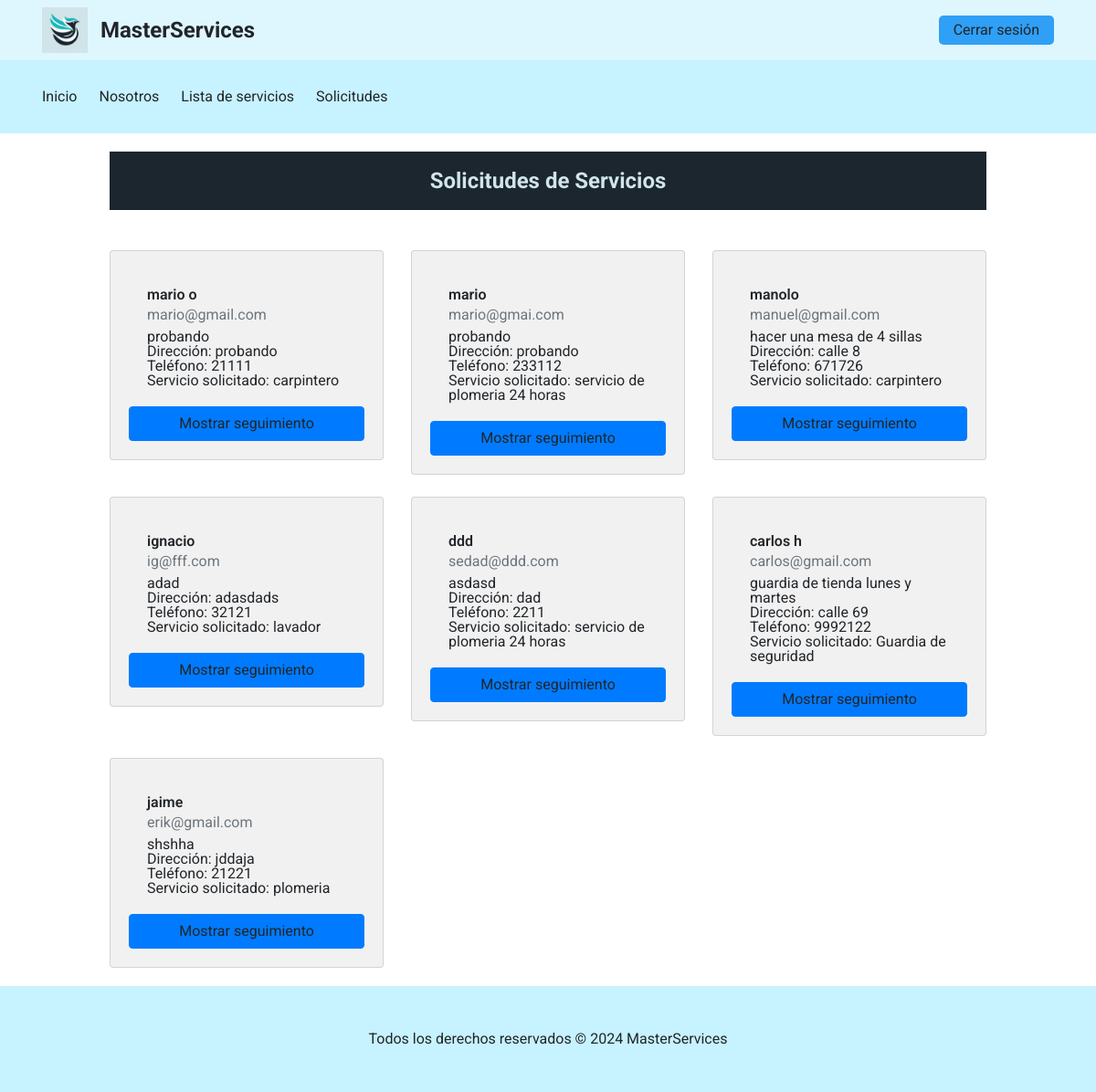
Screenshot of /php/solicitudes.php (signed in) with the database file from the repository.
### tables this page shows
CREATE TABLE `solicitudes` (
  `Id` int(11) NOT NULL,
  `Id_publicaciones` int(11) NOT NULL,
  `id_cliente` int(11) NOT NULL,
  `nombre_cliente` text NOT NULL,
  `correo_cliente` varchar(50) NOT NULL,
  `descripcion_cliente` varchar(100) NOT NULL,
  `direccion_cliente` varchar(100) NOT NULL,
  `telefono_cliente` int(10) NOT NULL,
  `progreso` int(11) DEFAULT NULL,
  `mensaje` text DEFAULT NULL
);

CREATE TABLE `publicaciones` (
  `Id` int(11) NOT NULL,
  `Id_nombre_completo` int(11) NOT NULL,
  `titulo` text NOT NULL,
  `descripcion` varchar(100) NOT NULL,
  `telefono` int(7) NOT NULL,
  `servicio_id` int(11) NOT NULL
);

### php/solicitudes.php (the view, shortened to what this page needs)
<?php
include 'conexion_be.php';
$solicitudes = [];
$tieneSolicitudes = false;
if (isset($_SESSION['usuario_id'])) {
    $id_usuario = $_SESSION['usuario_id'];
    $query = "
        SELECT s.*, p.titulo
        FROM solicitudes s
        INNER JOIN publicaciones p ON s.Id_publicaciones = p.Id
        WHERE p.id_nombre_completo = $id_usuario
    ";
    $resultado = mysqli_query($conexion, $query);
    $tieneSolicitudes = mysqli_num_rows($resultado) > 0;
    if ($tieneSolicitudes) {
        while ($solicitud = mysqli_fetch_assoc($resultado)) {
            $solicitudes[] = $solicitud;
        }
    }
}
?>
<!DOCTYPE html>
<html lang="en">
<head>
    <link href="https://cdn.jsdelivr.net/npm/bootstrap@5.3.3/dist/css/bootstrap.min.css" rel="stylesheet">
    <link rel="stylesheet" href="https://cdnjs.cloudflare.com/ajax/libs/font-awesome/4.7.0/css/font-awesome.min.css">
    <link rel="stylesheet" href="https://maxcdn.bootstrapcdn.com/bootstrap/4.4.1/css/bootstrap.min.css">
    <link rel="stylesheet" href="https://cdnjs.cloudflare.com/ajax/libs/font-awesome/6.0.0-beta2/css/all.min.css">
    <link rel="stylesheet" href="../css/reset.min.css" />
    <link rel="stylesheet" href="../css/header.css" />
    <link rel="stylesheet" href="../css/header-14.css" />
</head>
<body>
    <header class="site-header">
        <div class="site-header__top">
            <div class="wrapper site-header__wrapper">
                <div class="site-header__middle">
                    <div class="logo">
                        <img src="../img/MasterServicesLogo.png" alt="Logo" class="logo-img">
                    </div>
                    <a href="../home.php" class="brand">MasterServices</a>
                </div>
                <div class="site-header__end top" id="auth-links">
                </div>
            </div>
        </div>
        <div class="site-header__bottom">
            <div class="wrapper site-header__wrapper">
                <div class="site-header__start">
                    <nav class="nav">
                        <ul class="nav__wrapper">
                            <li class="nav__item"><a href="../home.php">Inicio</a></li>
                            <li class="nav__item"><a href="../nosotros.php">Nosotros</a></li>
                            <li class="nav__item"><a href="lista.php">Lista de servicios</a></li>
                            <li class="nav__item"><a href="solicitudes.php">Solicitudes</a></li>
                        </ul>
                    </nav>
                </div>
            </div>
        </div>
    </header>
    <div class="container">
        <h1 class="text-center">Solicitudes de Servicios</h1>
        <?php if($tieneSolicitudes) { ?>
        <div class="row row-cols-1 row-cols-md-3 g-4">
            <?php
            foreach($solicitudes as $solicitud) {
            ?>
            <div class="col">
                <div class="card">
                    <div class="card-body">
                        <h5 class="card-title"><?= htmlspecialchars($solicitud['nombre_cliente']) ?></h5>
                        <h6 class="card-subtitle mb-2 text-muted"><?= htmlspecialchars($solicitud['correo_cliente']) ?></h6>
                        <p class="card-text"><?= htmlspecialchars($solicitud['descripcion_cliente']) ?></p>
                        <p class="card-text"><strong>Dirección:</strong> <?= htmlspecialchars($solicitud['direccion_cliente']) ?></p>
                        <p class="card-text"><strong>Teléfono:</strong> <?= htmlspecialchars($solicitud['telefono_cliente']) ?></p>
                        <p class="card-text"><strong>Servicio solicitado:</strong> <?= htmlspecialchars($solicitud['titulo']) ?></p>
                    </div>
                    <a href="../BarraProgreso/status.php?id_solicitud=<?= $solicitud['Id'] ?>" class="btn btn-primary">Mostrar seguimiento</a>
                </div>
            </div>
            <?php } ?>
        </div>
        <?php } else { ?>
        <div class="text-center">
            <p>No tienes solicitudes en este momento.</p>
        </div>
        <?php } ?>
    </div>
    <footer>
        <div class="container__footer">
            <p>Todos los derechos reservados © 2024 <b>MasterServices</b></p>
        </div>
    </footer>
</body>
</html>

### css/header.css (style rules this page uses)
.wrapper { max-width: 1140px; padding-left: 1rem; padding-right: 1rem; margin-left: auto; margin-right: auto; }
*, *:before, *:after { box-sizing: border-box; }
a { text-decoration: none; color: #222; }
html { -webkit-font-smoothing: antialiased; -moz-osx-font-smoothing: grayscale; }
body { font-family: "Roboto", sans-serif; }

### css/header-14.css (style rules this page uses)
.brand { font-weight: bold; font-size: 27px; }
.site-header__top { background-color: #def7ff; }
.site-header__bottom { position: relative; background-color: #c7f2ff; }
.site-header__wrapper { display: flex; justify-content: space-between; }
.site-header__wrapper { display: flex; justify-content: space-between; align-items: center; padding: 1rem; }
@media (min-width: 940px) { .site-header__wrapper { padding-top: 0.5rem; padding-bottom: 0.5rem; } }
.site-header__end { display: flex; align-items: center; }
@media (min-width: 940px) { .nav__wrapper { display: flex; } }
.nav__item:not(:last-child) { margin-right: 1.5rem; }
.nav__item a { display: block; padding-top: 1.5rem; padding-bottom: 1.5rem; }
div { display: block; position: relative; -webkit-box-sizing: border-box; -moz-box-sizing: border-box; box-sizing: border-box; }
ul { list-style: none; margin-bottom: 0px }
.card { padding: 20px; background: rgb(241, 241, 241); }
.card-title { font-weight: 600; }
a { text-decoration: none !important; color: inherit !important; }
h1 { background-color: #1b262e; padding: 20px; color: #d1e4ea; font-size: 24px; margin: 0; font-weight: bold; }
.logo { display: inline-block; }
.logo-img { height: 50px; vertical-align: middle; }
.brand { font-size: 24px; margin-left: 10px; vertical-align: middle; }
footer { width: 100%; padding: 50px 0px; background-color: #c7f2ff; background-size: cover; }
.container__footer { text-align: center; }

### php/solicitudes.php (style rules this page uses)
html, body { height: 100%; margin: 0; display: flex; flex-direction: column; }
.container { flex: 1; max-width: 1000px; margin: 0 auto; padding: 20px; }
.text-center { text-align: center; }
.row { margin-top: 20px; }

### rows the page displays
solicitudes: nombre_cliente "mario o", correo_cliente "mario@gmail.com", descripcion_cliente "probando", direccion_cliente "probando", telefono_cliente "21111", Id_publicaciones.titulo "carpintero"
solicitudes: nombre_cliente "mario", correo_cliente "mario@gmai.com", descripcion_cliente "probando", direccion_cliente "probando", telefono_cliente "233112", Id_publicaciones.titulo "servicio de plomeria 24 horas"
solicitudes: nombre_cliente "manolo", correo_cliente "manuel@gmail.com", descripcion_cliente "hacer una mesa de 4 sillas", direccion_cliente "calle 8", telefono_cliente "671726", Id_publicaciones.titulo "carpintero"
solicitudes: nombre_cliente "ignacio", correo_cliente "ig@fff.com", descripcion_cliente "adad", direccion_cliente "adasdads", telefono_cliente "32121", Id_publicaciones.titulo "lavador"
solicitudes: nombre_cliente "ddd", correo_cliente "sedad@ddd.com", descripcion_cliente "asdasd", direccion_cliente "dad", telefono_cliente "2211", Id_publicaciones.titulo "servicio de plomeria 24 horas"
solicitudes: nombre_cliente "carlos h", correo_cliente "carlos@gmail.com", descripcion_cliente "guardia de tienda lunes y martes", direccion_cliente "calle 69", telefono_cliente "9992122", Id_publicaciones.titulo "Guardia de seguridad"
solicitudes: nombre_cliente "jaime", correo_cliente "erik@gmail.com", descripcion_cliente "shshha", direccion_cliente "jddaja", telefono_cliente "21221", Id_publicaciones.titulo "plomeria"
